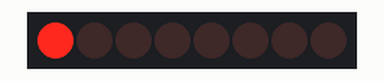
A sketch run on a simulated ESP8266 (NodeMCU). Shown: 8 shift-register outputs drawn as a row of LEDs (first output left, lit = HIGH). Wiring (inferred from the names in the program): shift register (74HC595): data D5; shift clock D6; latch D0. Wiring (inferred from the signals the program sends): row of LEDs: on Q0, Q1, Q2, Q3, Q4, Q5, Q6, Q7.

Above: at 1.1 s.
At 5.1 s:
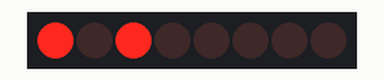
At 10.1 s:
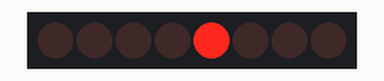
At 20.1 s:
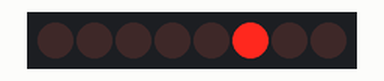
At 29.1 s:
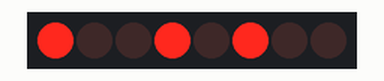
At 39.1 s:
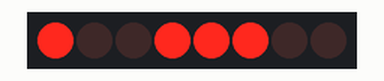
Timing chart, 0 to 40.0 s (numbered marks = the images above):
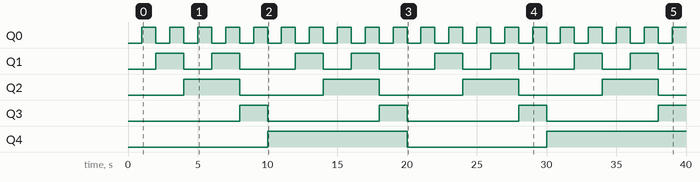

The sketch:

esp8266_ir_test.ino
```cpp
const int dataPin = D5;     // GPIO14 → PCB DA
const int latchPin = D0;    // GPIO16 → PCB LATCH
const int clockPin = D6;    // GPIO12 → PCB CLK

void showNumber(int num) {
  // 十位數與個位數
  byte tens = num / 10;
  byte ones = num % 10;

  // Q7 Q6 Q5 Q4 | Q3 Q2 Q1 Q0
  // D  C  B  A  | D  C  B  A
  // 十位數       | 個位數
  byte data = (tens << 4) | ones;

  digitalWrite(latchPin, LOW);

  // 使用原本成功的 MSBFIRST
  shiftOut(dataPin, clockPin, MSBFIRST, data);

  digitalWrite(latchPin, HIGH);
}

void setup() {
  pinMode(dataPin, OUTPUT);
  pinMode(latchPin, OUTPUT);
  pinMode(clockPin, OUTPUT);

  digitalWrite(latchPin, HIGH);

  showNumber(0);  // 開機顯示 00
}

void loop() {
  for (int num = 0; num <= 99; num++) {

    showNumber(num);

    delay(1000);  // 每秒加 1
  }
}
```

Measured:
- by itself, Q0: alternates HIGH for 1.0 s and LOW for 1.0 s
- by itself, Q1: repeats every 10.0 s: LOW 2.0 s, HIGH 2.0 s, LOW 4.0 s, HIGH 2.0 s
- by itself, Q2: alternates HIGH for 4.0 s and LOW for 6.0 s
- by itself, Q3: alternates HIGH for 2.0 s and LOW for 8.0 s
- by itself, Q4: LOW → HIGH at 10.0 s, → LOW 10.0 s later, → HIGH 10.0 s later
